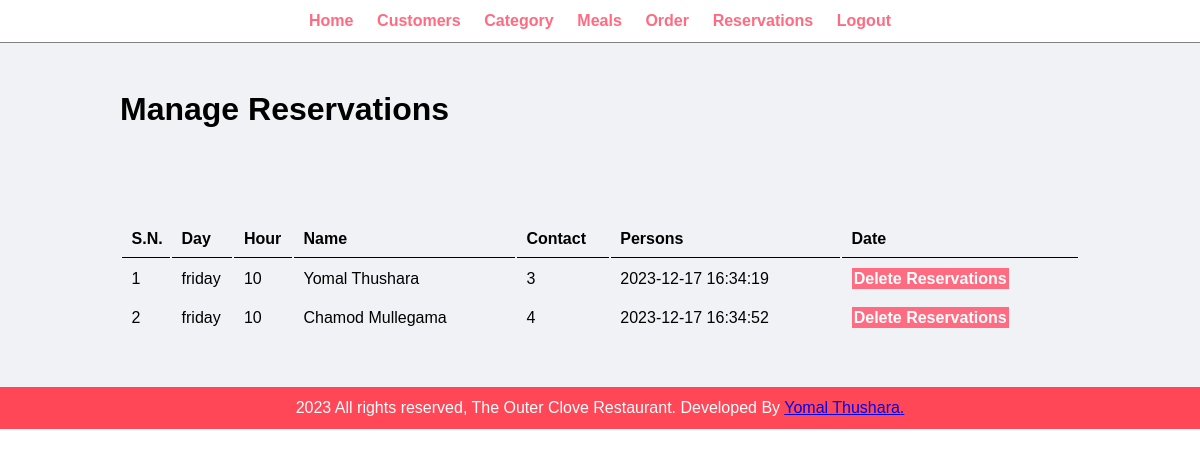
/Admin/manageReservations.php, run on the app's committed database.
### tables this page shows
CREATE TABLE `reservation` (
  `resID` int(10) NOT NULL,
  `resDay` varchar(20) NOT NULL,
  `resHour` varchar(10) NOT NULL,
  `fullName` varchar(255) NOT NULL,
  `phoneNumber` varchar(15) NOT NULL,
  `persons` int(10) NOT NULL,
  `reservation_date` timestamp NOT NULL DEFAULT current_timestamp() ON UPDATE current_timestamp()
);

### Admin/manageReservations.php (the view)
<?php
    include './others/menu.php';
?>
<div class="main-content">
    <div class="wrapper">
        <h1>Manage Reservations</h1>
        <br /> <br />
        <br /> <br /> <br />
        <table class="tbl-full">
            <tr>
                <th>S.N.</th>
                <th>Day</th>
                <th>Hour</th>
                <th>Name</th>
                <th>Contact</th>
                <th>Persons</th>
                <th>Date</th>
            </tr>
            <?php
                $sql = "SELECT * FROM reservation";
                $res = mysqli_query($conn, $sql);
                $count = mysqli_num_rows($res);
                $sn = 1;
                if($count > 0){
                    while($row = mysqli_fetch_assoc($res)){
                        $id = $row['resID'];
                        $resDay = $row['resDay'];
                        $resHour = $row['resHour'];
                        $name = $row['fullName'];
                        $contact = $row['persons'];
                        $resDate = $row['reservation_date'];
                        ?>
                             <tr>
                                <td><?php echo $sn++ ; ?></td>
                                <td><?php echo $resDay; ?></td>
                                <td><?php echo $resHour; ?></td>
                                <td><?php echo $name; ?></td>
                                <td><?php echo $contact; ?></td>
                                <td><?php echo $resDate; ?></td>
                                <td>
                                    <a href="./Delete/deleteReservations.php?id=<?php echo $id; ?>" class="btn-danger">Delete Reservations</a>
                                </td>
                            </tr>
                        <?php
                    }
                }
                else{
                    echo "<tr> <td colspan='7' class='error'>Meal not Added yet. </tr>";
                }
            ?>
        </table>
    </div>
</div>
<?php
    include './others/footer.php';
?>

### Admin/css/AdminHome.css (style rules this page uses)
* { margin: 0 0; padding: 0 0; font-family: Arial, Helvetica, sans-serif; }
.wrapper { padding: 1%; width: 80%; margin: 0 auto; }
.tbl-full { width: 100%; }
table tr th { border-bottom: 1px solid black; padding: 1%; text-align: left; }
table tr td { padding: 1%; }
.btn-danger { background-color: #ff6b81; padding: 1%; color: white; text-decoration: none; font-weight: bold; }
.main-content { background-color: #f1f2f6; padding: 3% 0; }

### data on the page
reservation: resDay "friday", resHour "10", fullName "Yomal Thushara", persons "3", reservation_date "2023-12-17 16:34:19"
reservation: resDay "friday", resHour "10", fullName "Chamod Mullegama", persons "4", reservation_date "2023-12-17 16:34:52"
